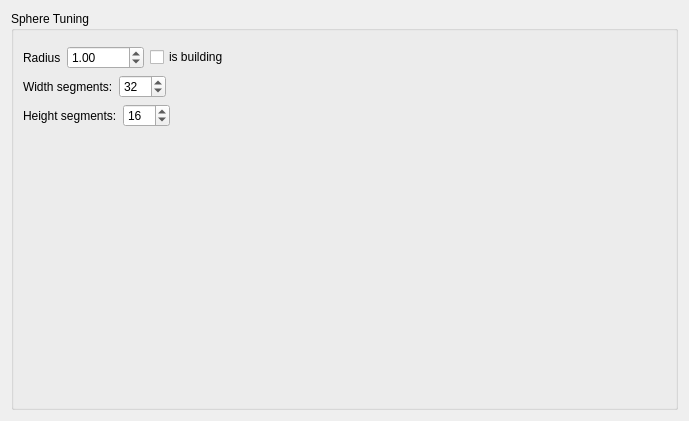
<?xml version="1.0" encoding="UTF-8"?>
<ui version="4.0">
 <class>SphereTuner</class>
 <widget class="QWidget" name="SphereTuner">
  <property name="geometry">
   <rect>
    <x>0</x>
    <y>0</y>
    <width>689</width>
    <height>421</height>
   </rect>
  </property>
  <property name="windowTitle">
   <string>Form</string>
  </property>
  <layout class="QVBoxLayout" name="verticalLayout">
   <item>
    <widget class="QGroupBox" name="groupBox">
     <property name="title">
      <string>Sphere Tuning</string>
     </property>
     <layout class="QVBoxLayout" name="verticalLayout_2">
      <item>
       <widget class="QStackedWidget" name="stack">
        <property name="sizePolicy">
         <sizepolicy hsizetype="Expanding" vsizetype="Fixed">
          <horstretch>0</horstretch>
          <verstretch>0</verstretch>
         </sizepolicy>
        </property>
       </widget>
      </item>
      <item>
       <layout class="QHBoxLayout" name="horizontalLayout">
        <item>
         <widget class="QLabel" name="label">
          <property name="text">
           <string>Radius</string>
          </property>
         </widget>
        </item>
        <item>
         <widget class="QDoubleSpinBox" name="tuner_radius">
          <property name="maximum">
           <double>10000.000000000000000</double>
          </property>
          <property name="singleStep">
           <double>0.500000000000000</double>
          </property>
          <property name="value">
           <double>1.000000000000000</double>
          </property>
         </widget>
        </item>
        <item>
         <widget class="QCheckBox" name="chk_is_building">
          <property name="text">
           <string>is building</string>
          </property>
         </widget>
        </item>
        <item>
         <spacer name="horizontalSpacer">
          <property name="orientation">
           <enum>Qt::Horizontal</enum>
          </property>
          <property name="sizeHint" stdset="0">
           <size>
            <width>40</width>
            <height>20</height>
           </size>
          </property>
         </spacer>
        </item>
       </layout>
      </item>
      <item>
       <layout class="QHBoxLayout" name="horizontalLayout_2">
        <item>
         <widget class="QLabel" name="label_2">
          <property name="text">
           <string>Width segments:</string>
          </property>
         </widget>
        </item>
        <item>
         <widget class="QSpinBox" name="tuner_width_segments">
          <property name="maximum">
           <number>256</number>
          </property>
          <property name="stepType">
           <enum>QAbstractSpinBox::AdaptiveDecimalStepType</enum>
          </property>
          <property name="value">
           <number>32</number>
          </property>
         </widget>
        </item>
        <item>
         <spacer name="horizontalSpacer_2">
          <property name="orientation">
           <enum>Qt::Horizontal</enum>
          </property>
          <property name="sizeHint" stdset="0">
           <size>
            <width>40</width>
            <height>20</height>
           </size>
          </property>
         </spacer>
        </item>
       </layout>
      </item>
      <item>
       <layout class="QHBoxLayout" name="horizontalLayout_3">
        <item>
         <widget class="QLabel" name="label_3">
          <property name="text">
           <string>Height segments:</string>
          </property>
         </widget>
        </item>
        <item>
         <widget class="QSpinBox" name="tuner_height_segments">
          <property name="maximum">
           <number>256</number>
          </property>
          <property name="stepType">
           <enum>QAbstractSpinBox::AdaptiveDecimalStepType</enum>
          </property>
          <property name="value">
           <number>16</number>
          </property>
         </widget>
        </item>
        <item>
         <spacer name="horizontalSpacer_3">
          <property name="orientation">
           <enum>Qt::Horizontal</enum>
          </property>
          <property name="sizeHint" stdset="0">
           <size>
            <width>40</width>
            <height>20</height>
           </size>
          </property>
         </spacer>
        </item>
       </layout>
      </item>
      <item>
       <widget class="QStackedWidget" name="stack2">
        <property name="sizePolicy">
         <sizepolicy hsizetype="Expanding" vsizetype="Fixed">
          <horstretch>0</horstretch>
          <verstretch>0</verstretch>
         </sizepolicy>
        </property>
       </widget>
      </item>
      <item>
       <spacer name="verticalSpacer">
        <property name="orientation">
         <enum>Qt::Vertical</enum>
        </property>
        <property name="sizeHint" stdset="0">
         <size>
          <width>20</width>
          <height>40</height>
         </size>
        </property>
       </spacer>
      </item>
     </layout>
    </widget>
   </item>
  </layout>
 </widget>
 <resources/>
 <connections/>
</ui>
